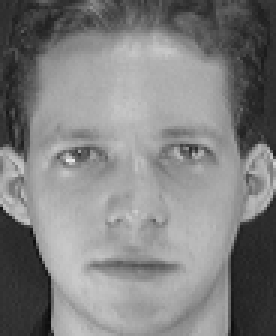
#> input picture training-images-2/s1/1.pgm, 92 x 112 px (shown 3 times larger); its folder holds only this picture in this run
$ jupyter execute --allow-errors Eigenfaces.ipynb   (shell and % lines are left out)   (older library calls are emulated)
#> lines starting #> are read from the running program, lines starting #| are printed output that depends on the picture
[cell 1]
#necessary imports
import os
import numpy as np
from PIL import Image
import matplotlib.pyplot as plt

[cell 2]
image_directory = 'training-images-2' #image path
image_size = [250, 250] #image size
# read_images gives the corresponding images and the labels associated with it
def read_images(image_path=image_directory, default_size=image_size):
#> called with image_path = 'training-images-2'
    images = []
    labels = []
    names = [image for image in os.listdir(image_path) if not image.startswith('.')]
    for name in names:
        dir_path = os.path.join(image_path, name)
        image_names = [image for image in os.listdir(dir_path) if not image.startswith('.')]
        for image_name in image_names:
            image = Image.open (os.path.join(dir_path, image_name))
#> image is the input picture: PIL image 92x112 L; min 11, max 234, mean 128.3
            image = image.convert ("L") #convert to black and white
            if (default_size is not None ):#resize to the default size
                image = image.resize (default_size , Image.ANTIALIAS )
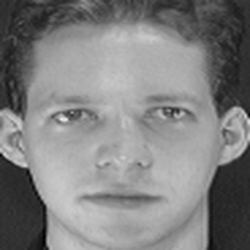
#> image: PIL image 250x250 L; min 0, max 239, mean 128.3
            images.append(np.asarray (image , dtype =np. uint8 ))
            labels.append(name)
#> pass 2 of the loop in read_images, `for name in names:`:
#> image_names = ['1.pgm']
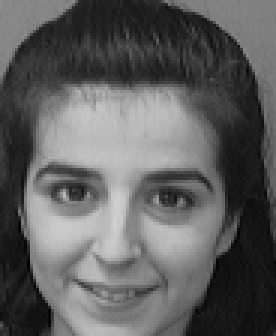
#> input picture training-images-2/s10/1.pgm, 92 x 112 px (shown 3 times larger)
#> in read_images, image is the input picture: PIL image 92x112 L; min 1, max 207, mean 95.1
#> in read_images, `image = image.resize (default_size , Image.ANTIALIAS )`:
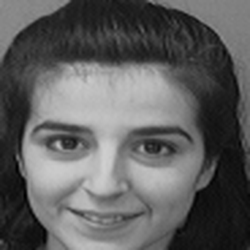
#> image: PIL image 250x250 L; min 0, max 207, mean 95.1
    return [images,labels]

[cell 3]
#convert function helps flatten all the images into a 1d array so we can perform PCA on it
def convert (X):
    if len (X) == 0:
        return np.array([])#return empty row
    matrix = np.empty((0, X[0].size),dtype = X[0].dtype)
    for row in X:
        matrix = np.vstack((matrix ,np.asarray(row).reshape(1,-1))) #reshape to 1-D array
    return matrix

[cell 4]
[X, y] = read_images()
#> X = 2 items; y = ['s1', 's10']
mean_face = np.reshape(convert(X).mean(axis =0), X[0].shape) # add all the images to get the mean
#> the loop in convert, `for row in X:` made 2 passes
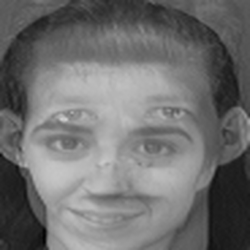
#> mean_face: shape (250, 250) float64; min 4, max 209.5, mean 111.7
#> the loop in convert (call 2), `for row in X:` made 2 passes
plt.imshow(mean_face, cmap=plt.cm.gray)
plt.title("Mean Face")
plt.show()

[cell 5]
def num_components_for_variance(eigenvalues, variance=.95): #finding points having variance greater than 95%
    for number, eigenvalue in enumerate(np.cumsum(eigenvalues) / np.sum(eigenvalues)):
        if eigenvalue>variance:
            return number
def PCA(X, y, num_components = 0):
#> called with X = array of shape (2, 62500), num_components = 0
    [n,d] = X.shape
#> n = 2; d = 62500
    if (num_components <= 0) or (num_components > n): #handling edge cases
        num_components = n
#> num_components = 2
        mu = X.mean(axis = 0) #subtracting each point from the mean
        X = X - mu
    if n>d:
        C = np.dot(X.T,X)
        [eigenvalues,eigenvectors] = np.linalg.eigh(C)
    else :
        C = np.dot(X,X.T)
#> C = [[70602505.2, -70602505.2], [-70602505.2, 70602505.2]]
        [eigenvalues,eigenvectors] = np.linalg.eigh(C)
#> eigenvalues = [0, 141205010.5]; eigenvectors = [[-0.707, -0.707], [-0.707, 0.707]]
        eigenvectors = np.dot(X.T,eigenvectors)
#> eigenvectors = 62500 pairs, first value -3.55e-15 to 3.55e-15, second value -125.9 to 102.5
        for i in range(n):
            eigenvectors[:,i] = eigenvectors[:,i]/np.linalg.norm(eigenvectors[:,i])
#> after the loop, eigenvectors = 62500 pairs, first value -0.0129 to 0.0129, second value -0.0106 to 0.00863
    idx = np.argsort(-eigenvalues) # sort eigenvectors descending by their eigenvalue to then select a subset of it
#> idx = [1, 0]
    eigenvalues = eigenvalues[idx]
#> eigenvalues = [141205010.5, 0]
    eigenvectors = eigenvectors[:,idx]
#> eigenvectors = 62500 pairs, first value -0.0106 to 0.00863, second value -0.0129 to 0.0129
    num_components = num_components_for_variance(eigenvalues)
#> the loop in num_components_for_variance, `for number, eigenvalue in enumerate(np.cumsum(eigenvalues) / np.sum(ei..` made 1 pass
#> (number, eigenvalue) on pass 1: (0, 1)
#> num_components = 0
    # select only num_components i.e. choose the most varied/representatives of the image
    eigenvalues = eigenvalues[0:num_components].copy()
#> eigenvalues = empty array
    eigenvectors = eigenvectors[:,0:num_components].copy()
#> eigenvectors = empty array
    return [eigenvalues,eigenvectors,mu]

[eigenvalues, eigenvectors, mean] = PCA(convert(X), y)
#> eigenvalues = empty array; eigenvectors = empty array

[cell 6]
def subplot(title ,images ,rows ,cols ,sptitle ="",sptitles =[] ,colormap = plt.cm.gray, filename = None, figsize=(10, 10)):
    fig = plt.figure(figsize = figsize) #initializing the figure
    fig.text(.5, .95, title, horizontalalignment ="center")
    for i in range(len(images)):
        ax0 = fig.add_subplot(rows ,cols ,(i+1))
        plt.setp(ax0.get_xticklabels() ,visible = False)
        plt.setp(ax0.get_yticklabels() ,visible = False)
        if len(sptitles) == len(images):
            plt.title("%s #%s" %(sptitle, str(sptitles[i])))
        else:
            plt.title("%s #%d" %(sptitle, (i+1)))
        plt.imshow(np.asarray(images[i]), cmap = colormap)
    if filename is None :
        plt.show()
    else:
        fig.savefig(filename)


A = []
number = eigenvectors.shape[1]
#> number = 0
for i in range (min(number, 16)):#plotting 16 images for visualizing the eigenfaces
    e = eigenvectors[:,i].reshape(X[0].shape)
    A.append(np.asarray(e))
#> after the loop, A = []
subplot(title ="Eigenfaces", images=A, rows =4, cols =4, colormap =plt.cm.gray)

[cell 7]
#This plot shows the improving accuracy as we increase the number of components in our PCA algorithm
def get_eigenvalue_distribution(eigenvectors):
    return np.cumsum(eigenvectors)/np.sum(eigenvectors)

def plot_eigenvalue_distribution(eigenvectors, interval):
    plt.scatter(interval, get_eigenvalue_distribution(eigenvectors)[interval])

plot_eigenvalue_distribution(eigenvalues, range(0, number))
plt.title("Cumulative sum of the first {0} eigenvalues".format(number))
plt.show()
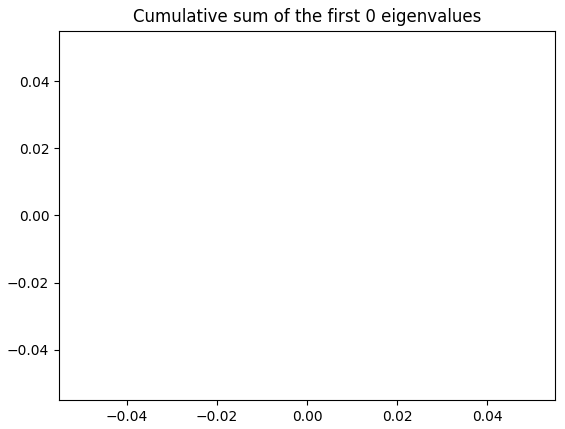
#> figure drawn by matplotlib, 1 panel

[cell 8]
def projection (W , X , mu):
    return np.dot (X - mu , W)

def distance(p,q):
    p = np.asarray(p).flatten()
    q = np.asarray (q).flatten()
    return np.sqrt(np.sum(np.power((p-q),2)))

def predict(W, mu , projections, y, X):
    threshold = float(15000) #threshold, if the distance is >15000, it is characterized as Out of Distributionn(OOD) image
    pred_class = -1 #predicted class initialized
    Q = projection(W, X.reshape(1, -1), mu)
    for i in range(len(projections)):
        dist = distance(projections[i], Q)
        if dist<threshold:
            threshold = dist
            pred_class = i
    if(threshold==float(15000)):
        return 100 # marker for OOD image
    return pred_class

projections = []
for xi in X:
    projections.append(projection (eigenvectors, xi.reshape(1 , -1) , mean))
#> this loop made 2 passes
#> after the loop, projections = [empty array, empty array]
#> (the rest of this cell did not finish here and is left out)

predictions = []
for i in range(len(X1)):
    predicted = predict(eigenvectors, mean , projections, y, X1[i])
    predictions.append(y[predicted])
    if(predicted==100):
        subplot (title ="Prediction", images =[X1[i], X[predicted]], rows =1, cols =2, sptitles = ["Unknown image", "Prediction :{0}".format(100)] ,colormap =plt.cm.gray ,
         figsize = (5,5))
    else:
        subplot (title ="Prediction", images =[X1[i], X[predicted]], rows =1, cols =2, sptitles = ["Unknown image", "Prediction :{0}".format(y[predicted])] , colormap =plt.cm.gray ,
         figsize = (5,5))
